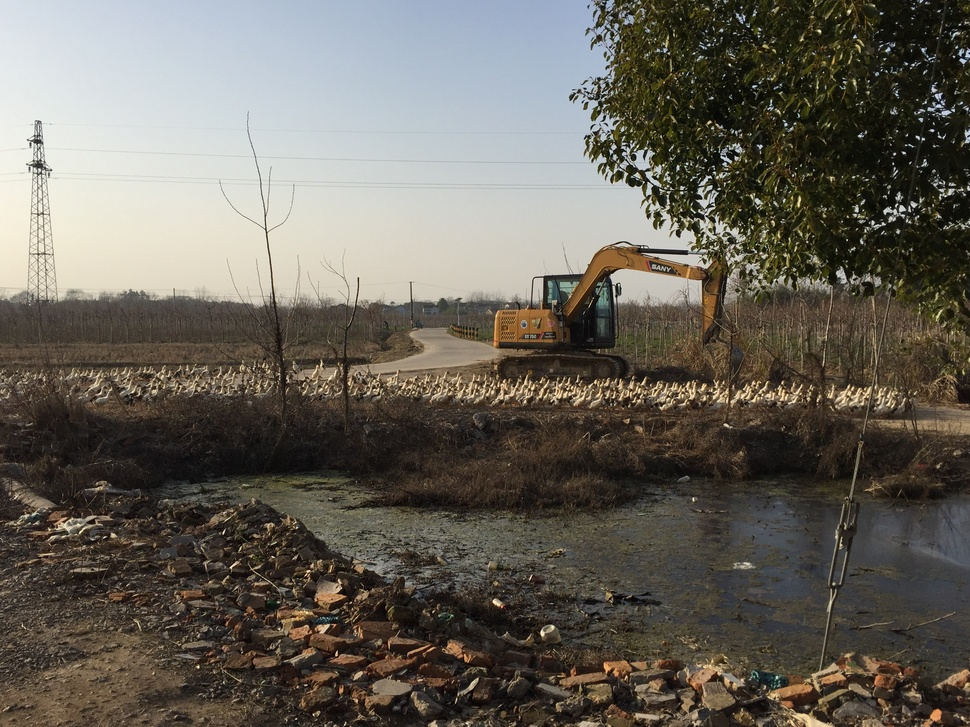
#> input picture image1/001.jpg, 970 x 727 px, shrunk from 3264 x 2448 before the run
$ python '#3.HSL饱和度调整.py' image1/001.jpg 1.0
#> lines starting #> are read from the running program, lines starting #| are printed output that depends on the picture; after the words box and inside, x2 and y2 are one past the last pixel; in counts of white or black regions, pixels touching at a corner belong together
#> further down, img is the input picture: shape (727, 970, 3); mean B, G, R 89.6, 98.8, 103.4
import cv2
import sys
import numpy as np
import matplotlib.pyplot as plt

"""
  PS算法
  主要是利用HSL颜色空间进行饱和度S和亮度L的上下限控制，对RGB空间进行补丁式调整。
  参考CSDN博客：https://blog.csdn.net/maozefa/article/details/1781208
"""


def PSAlgorithm(rgb_img, increment):
#> called with increment = 1
    img = rgb_img * 1.0
    img_min = img.min(axis=2)
    img_max = img.max(axis=2)
    img_out = img

    # 获取HSL空间的饱和度和亮度
    delta = (img_max - img_min) / 255.0
    value = (img_max + img_min) / 255.0
    L = value / 2.0

    # s = L<0.5 ? s1 : s2
    mask_1 = L < 0.5
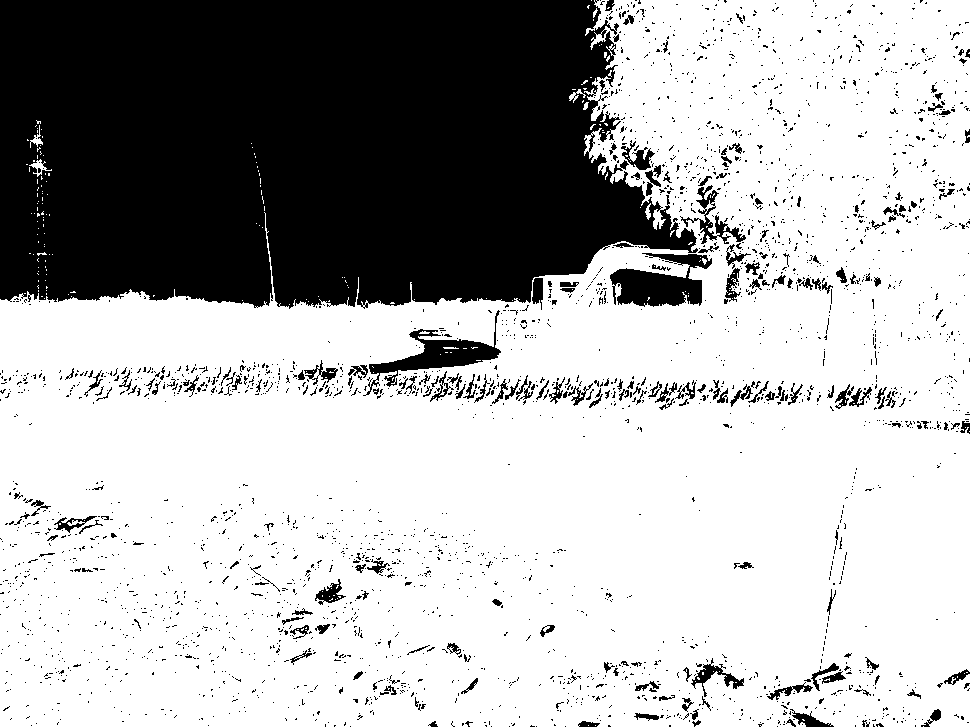
#> mask_1: shape (727, 970) bool; 70.2% white; 2827 black regions (2622 under 20 px), largest, box (x1, y1, x2, y2) and area: (0, 0, 698, 309) 182134, (610, 253, 712, 307) 3167, (363, 310, 501, 396) 2703
    s1 = delta / (value)
    s2 = delta / (2 - value)
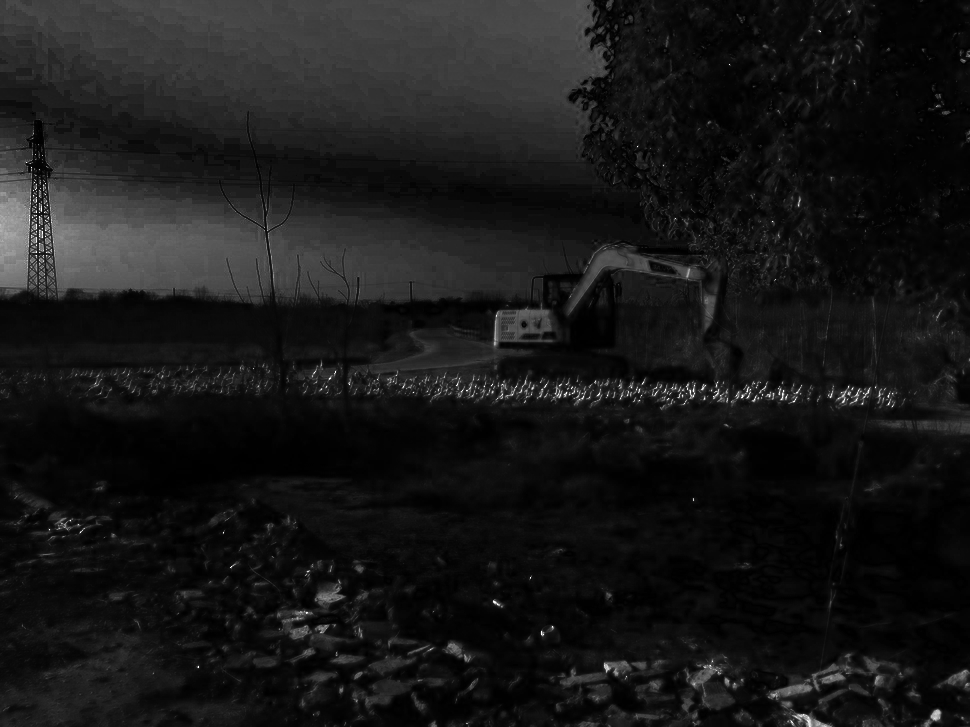
#> s2: shape (727, 970) float64; min 0, max 1, mean 0.0957
    s = s1 * mask_1 + s2 * (1 - mask_1)
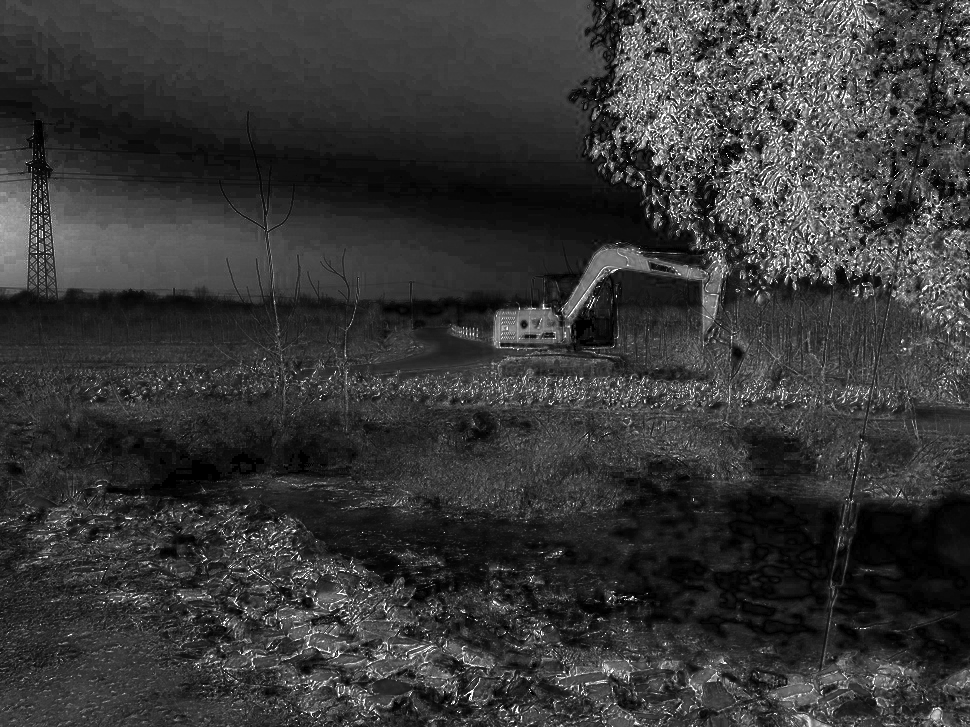
#> s: shape (727, 970) float64; 0% of the values are NaN or infinite; the others: min 0, max 1, mean 0.218; drawn with min black, max white, NaN and infinite black

    # 增量大于0，饱和度指数增强
    if increment >= 0:
        # alpha = increment+s > 1 ? alpha_1 : alpha_2
        temp = increment + s
        mask_2 = temp > 1
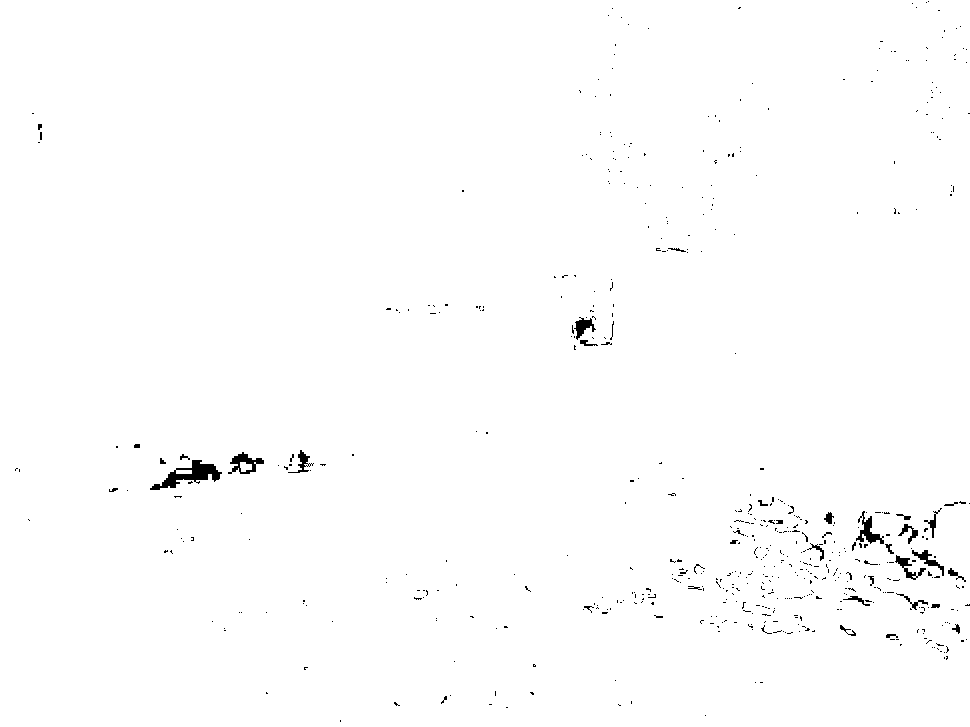
#> mask_2: shape (727, 970) bool; 99.2% white; 568 black regions (529 under 20 px), largest, box (x1, y1, x2, y2) and area: (150, 460, 222, 490) 803, (228, 452, 264, 474) 336, (856, 511, 884, 544) 334
        alpha_1 = s
        alpha_2 = s * 0 + 1 - increment
#> alpha_2: shape (727, 970) float64; 0% of the values are NaN or infinite; the others: min 0, max 0, mean 0
        alpha = alpha_1 * mask_2 + alpha_2 * (1 - mask_2)

        alpha = 1 / alpha - 1
        img_out[:, :, 0] = img[:, :, 0] + (img[:, :, 0] - L * 255.0) * alpha
#> img_out: shape (727, 970, 3) float64; 0.25% of the values are NaN or infinite; the others: min -2.84e-14, max 255, mean 105.9
        img_out[:, :, 1] = img[:, :, 1] + (img[:, :, 1] - L * 255.0) * alpha
#> img_out: shape (727, 970, 3) float64; 0.51% of the values are NaN or infinite; the others: min -2.84e-14, max 255, mean 109.5
        img_out[:, :, 2] = img[:, :, 2] + (img[:, :, 2] - L * 255.0) * alpha
#> img_out: shape (727, 970, 3) float64; 0.76% of the values are NaN or infinite; the others: min -2.84e-14, max 255, mean 100.5

    # 增量小于0，饱和度线性衰减
    else:
        alpha = increment
        img_out[:, :, 0] = img[:, :, 0] + (img[:, :, 0] - L * 255.0) * alpha
        img_out[:, :, 1] = img[:, :, 1] + (img[:, :, 1] - L * 255.0) * alpha
        img_out[:, :, 2] = img[:, :, 2] + (img[:, :, 2] - L * 255.0) * alpha

    img_out = img_out / 255.0
#> img_out: shape (727, 970, 3) float64; 0.76% of the values are NaN or infinite; the others: min -1.11e-16, max 1, mean 0.394

    # RGB颜色上下限处理(小于0取0，大于1取1)
    mask_3 = img_out < 0
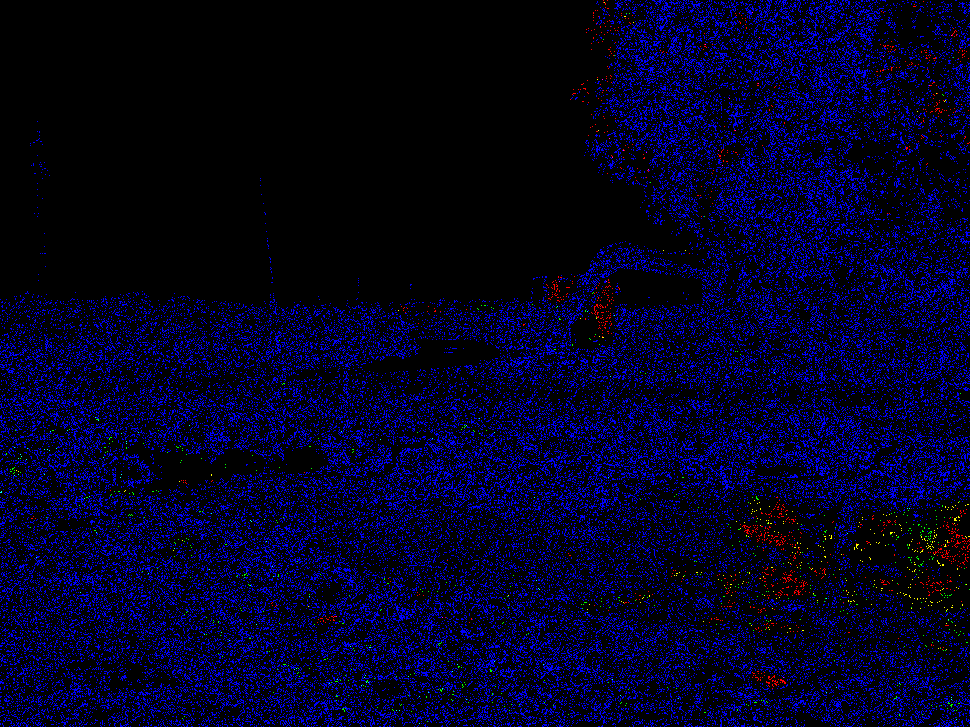
#> mask_3: shape (727, 970, 3) bool; mean R, G, B 0.00278, 0.00156, 0.144
    mask_4 = img_out > 1
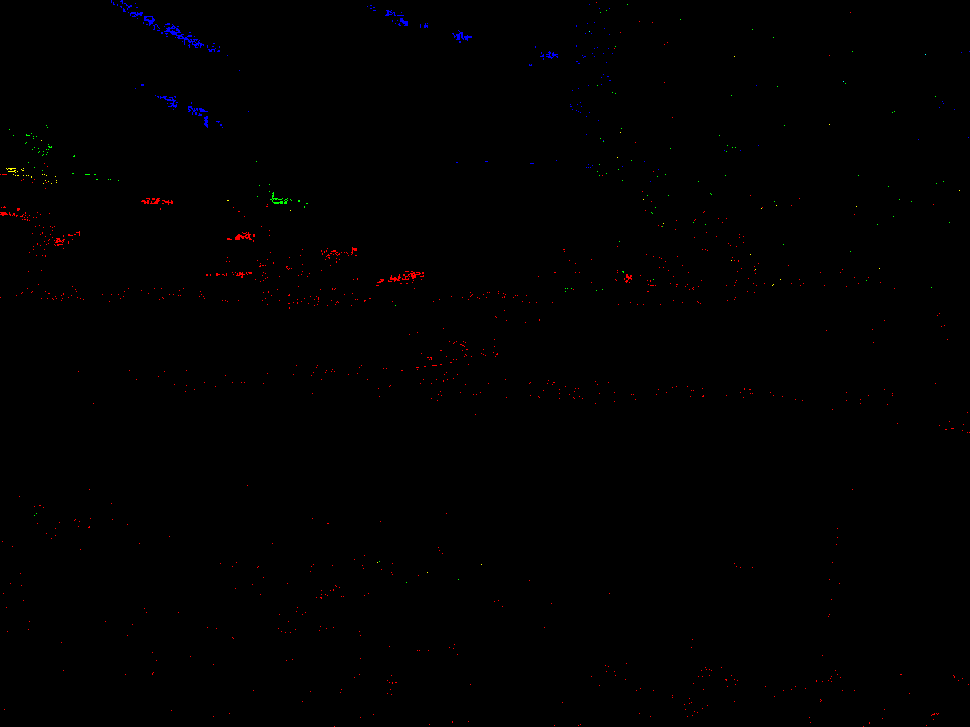
#> mask_4: shape (727, 970, 3) bool; mean R, G, B 0.00225, 0.0004, 0.00132
    img_out = img_out * (1 - mask_3)
#> img_out: shape (727, 970, 3) float64; 0.76% of the values are NaN or infinite; the others: min 0, max 1, mean 0.394
    img_out = img_out * (1 - mask_4) + mask_4

    return img_out


path = 'insulator1/1072.jpg'
increment = 0  # 范围-1到1

#  run : python Saturation.py (path) (increment)
if __name__ == "__main__":
    len = len(sys.argv)
    if len >= 2:
        path = sys.argv[1]
        if len >= 3:
            increment = float(sys.argv[2])

    img = cv2.imread(path)
    img = cv2.cvtColor(img, cv2.COLOR_BGR2RGB)
    img_new = PSAlgorithm(img, increment)

    plt.figure("img_original")
    plt.imshow(img / 255.0)
    plt.axis('off')

    plt.figure("img_saturate")
    plt.imshow(img_new)
    plt.axis('off')

    plt.show()

$ run again, on image1/007.jpg
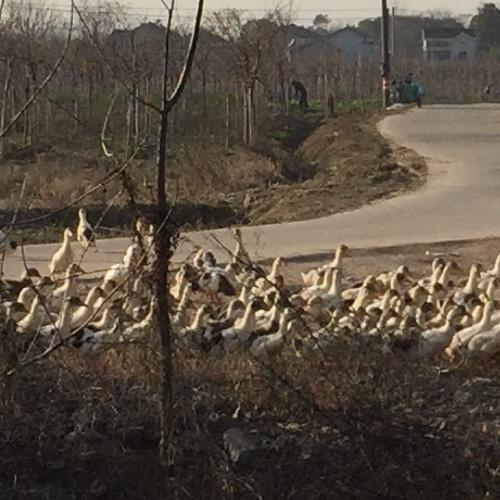
#> input picture image1/007.jpg, 500 x 500 px
#> img is the input picture: shape (500, 500, 3); mean B, G, R 64.9, 77.5, 88
#> in PSAlgorithm, `mask_1 = L < 0.5`:
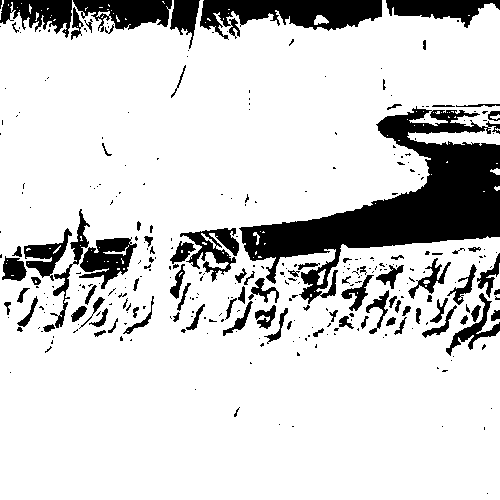
#> mask_1: shape (500, 500) bool; 83.3% white; 325 black regions (233 under 20 px), largest, box (x1, y1, x2, y2) and area: (239, 106, 500, 304) 17260, (200, 0, 382, 40) 4186, (73, 0, 172, 32) 2004
#> mask_2: shape (500, 500) bool; 99.9% white; 16 black regions (13 under 20 px), largest, box (x1, y1, x2, y2) and area: (428, 26, 448, 33) 99, (451, 26, 463, 32) 25, (338, 48, 353, 60) 22
#> alpha_2: shape (500, 500) float64; every value is 0
#> in PSAlgorithm, `mask_4 = img_out > 1`:
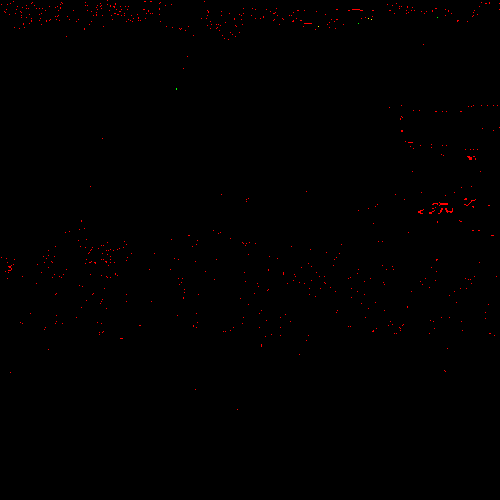
#> mask_4: shape (500, 500, 3) bool; mean R, G, B 0.0034, 2.8e-05, 0

$ run again, on image1/004.png
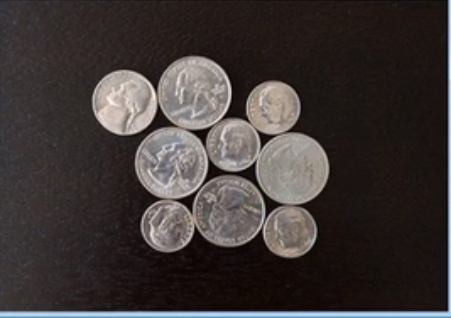
#> input picture image1/004.png, 451 x 318 px
#> img is the input picture: shape (318, 451, 3); mean B, G, R 54.5, 55.7, 62.6
#> in PSAlgorithm, `mask_1 = L < 0.5`:
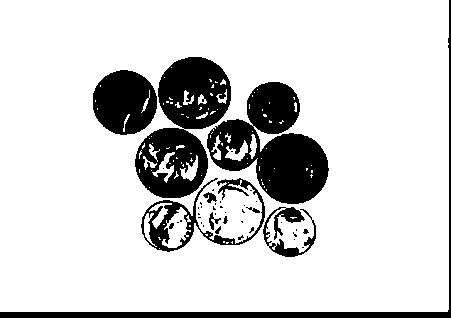
#> mask_1: shape (318, 451) bool; 82.8% white; 43 black regions (30 under 20 px), largest, box (x1, y1, x2, y2) and area: (207, 82, 329, 204) 7767, (135, 57, 231, 198) 7203, (0, 0, 451, 318) 3340
#> mask_2: shape (318, 451) bool; 100% white; black in thin lines or dots, all inside (x1, y1, x2, y2) = (1, 0, 412, 238)
#> alpha_2: shape (318, 451) float64; every value is 0
#> in PSAlgorithm, `mask_4 = img_out > 1`:
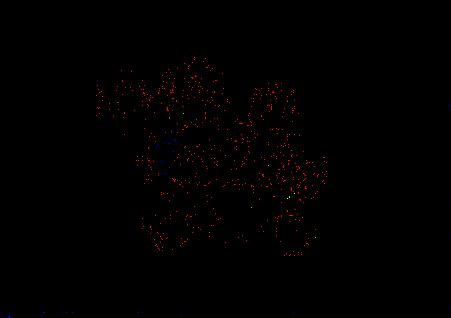
#> mask_4: shape (318, 451, 3) bool; mean R, G, B 0.00443, 5.58e-05, 0.000279
